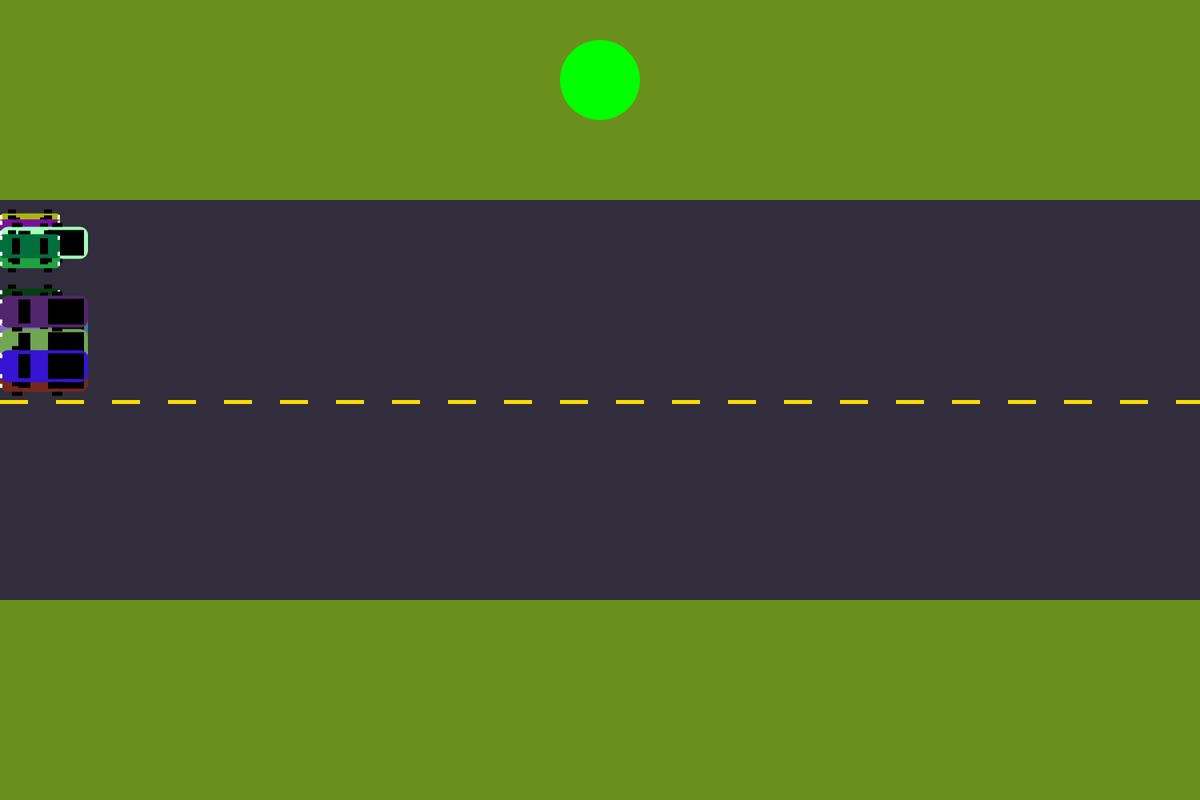
Frame 1 (no input)
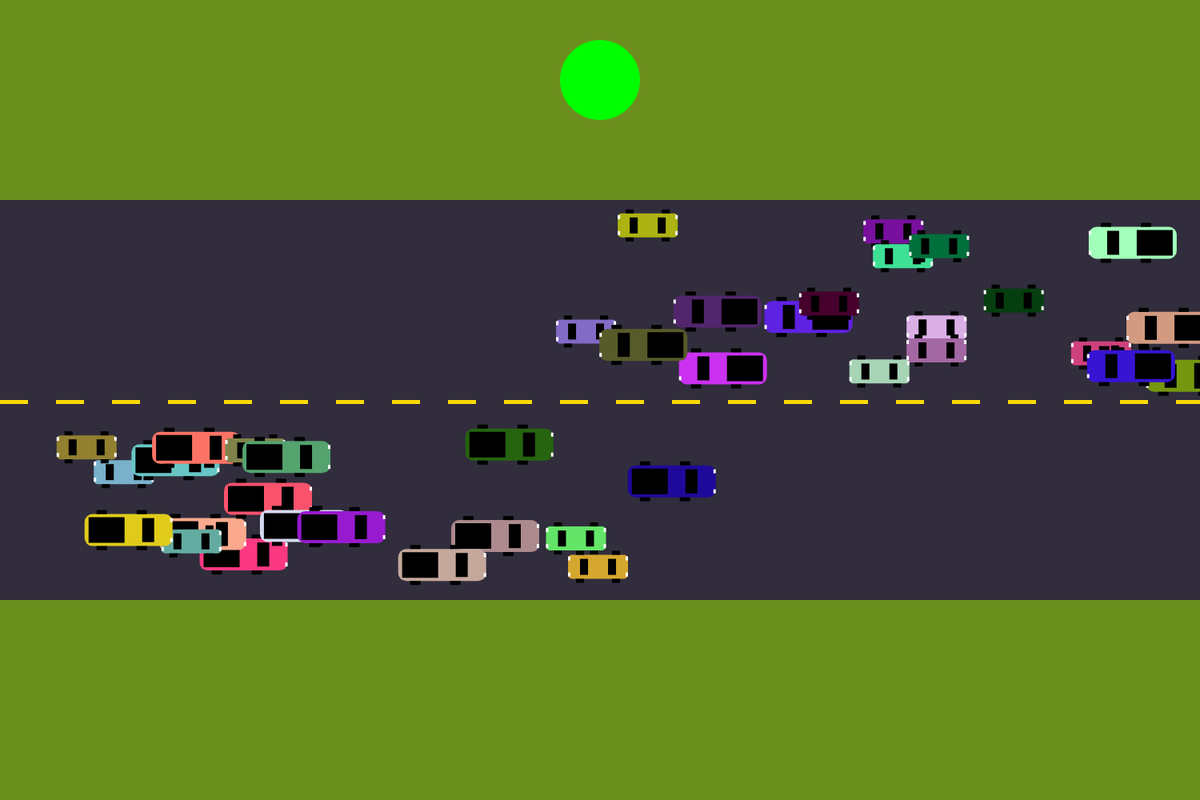
Frame 60 (no input)
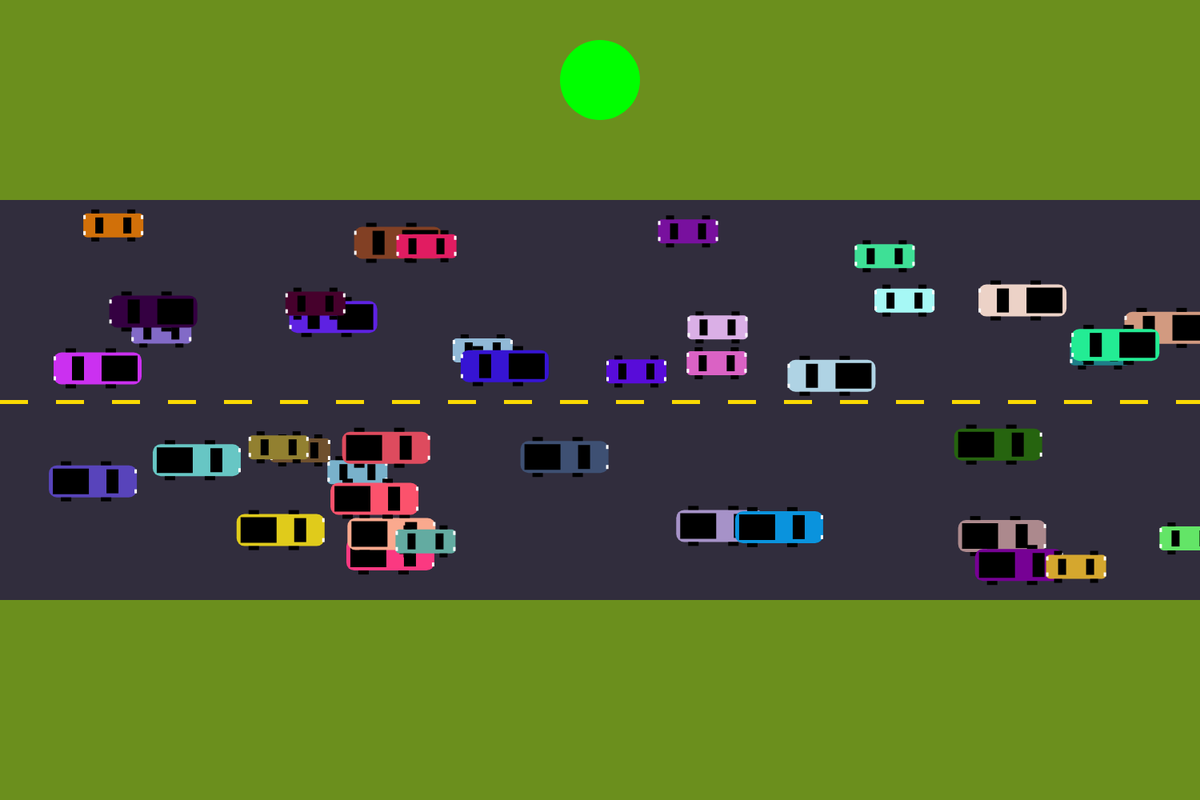
Frame 120 (the mouse pressed at the canvas centre since frame 60)

The p5.js sketch that drew these frames (run headless with seeded random() and noise() and a simulated clock; from frame 60 on, the mouse is pressed at the canvas centre):

// p5.js sketch
// ── sketch.js
// Cars Cars Cars!
// Miki Hoang
// April 1, 2026
// (INSERT EPIC DESCRIPTION HERE)

// ---------------- GLOBAL VARIABLES ----------------
let westBound = [];
let eastBound = [];
let light;
// --------------------------------------------------


function setup() {
  createCanvas(1500, 1000);
  for(let i = 0; i < 20; i++){
    westBound.push(new Vehicle(0, random(255, 450), 1));
    eastBound.push(new Vehicle(width, random(535, 700), 0));
  }
  
  light = new TrafficLight();
}


function drawRoad(){
  noStroke();
  fill("#312d3d");
  rect(0, height/4, width, height/2);

  for (let i = 0; i <= width; i+=70){ // Dashed Line
    fill("#fad902");
    rect(i, height/2, 35, 5);
  }
}


class Vehicle{
  constructor(x, y, dir){
    this.type = random([0, 1]);
    this.speed = random(0, 15);
    this.dir = dir;
    this.x = x;
    this.y = y;
    this.color = color(random(255), random(255), random(255));

  }

  move(){
    if(this.dir === 0){ // East
      this.x += this.speed;
    }
    else{
      this.x -= this.speed;
    }

    if(this.x > width + 35){
      this.x = 0;
    }

    if(this.x < -35){
      this.x = width;
    }
  }

  display(){
    if(this.type === 0){ // Draws a car design
      fill(this.color); 
      rect(this.x, this.y, 75, 30, 5); // Body

      fill("black");
      rect(this.x + 15, this.y + 5, 10, 20); // Windows
      rect(this.x + 50, this.y + 5, 10, 20);

      rect(this.x + 10, this.y - 5, 10, 5); // Wheels
      rect(this.x + 10, this.y + 30, 10, 5);
      rect(this.x + 55, this.y - 5, 10, 5);
      rect(this.x + 55, this.y + 30, 10, 5);


      fill("white"); // Lights
      rect(this.x, this.y + 2, 3, 5);
      rect(this.x, this.y + 22, 3, 5);
      rect(this.x + 72, this.y + 22, 3, 5);
      rect(this.x + 72, this.y + 2, 3, 5);
    }
    else if(this.type === 1 && this.dir === 0){ // Draws a truck design
      fill(this.color); // Replace with this.color
      rect(this.x, this.y, 110, 40, 10); // replace all 100's with this.x and this.y
      fill("black");
      rect(this.x + 72, this.y + 5, 15, 30); // Window
      rect(this.x + 5, this.y + 4, 45, 32); // Truck bed

      rect(this.x + 15, this.y - 5, 13, 5); // Wheels
      rect(this.x + 15, this.y + 40, 13, 5);
      rect(this.x + 65, this.y - 5, 13, 5);
      rect(this.x + 65, this.y + 40, 13, 5);


      fill("white");
      rect(this.x + 107, this.y + 5, 3, 5);
      rect(this.x + 107, this.y + 30, 3, 5);
    }

    else if(this.type === 1 && this.dir === 1){
      fill(this.color); // Replace with this.color
      rect(this.x, this.y, 110, 40, 10); // replace all 100's with this.x and this.y
      fill("black");
      rect(this.x + 23, this.y + 5, 15, 30); // Window
      rect(this.x + 60, this.y + 4, 45, 32); // Truck bed

      rect(this.x + 15, this.y - 5, 13, 5); // Wheels
      rect(this.x + 15, this.y + 40, 13, 5);
      rect(this.x + 65, this.y - 5, 13, 5);
      rect(this.x + 65, this.y + 40, 13, 5);


      fill("white");
      rect(this.x, this.y + 5, 3, 5);
      rect(this.x, this.y + 30, 3, 5);
    }

  }

  speedUp(){
      this.speed = random(this.speed + 1, 15);
    }

  speedDown(){
    if(this.speed > 0){
      this.speed = random(this.speed - 1, 0);
      this.speed = max(this.speed, 0);
    }
  }

  fullStop(){
    this.speed = 0;
  }

  changeColor(){
    this.color = color(random(255), random(255), random(255));
  }

  action(){
    this.display();
    this.move();

    if(random() < 0.01){
      this.speedUp();
    }

    if(random() < 0.01){
      this.speedDown();
    }

    if(random() < 0.01){
      this.changeColor();
    }

  }
}

class TrafficLight{
  constructor(){
    this.color = "lime";
    this.lightTimer = 0;
  }

  display(){
    fill(this.color);
    circle(width/2, 100, 100);
  }

  updateTimer(){
    if(this.color === "red"){
      this.lightTimer--;
      for(let n of westBound){
        n.fullStop();
      }
      for(let n of eastBound){
        n.fullStop();
    }
  }

    if(this.lightTimer === 0){
      this.color = "lime";
    }
  }

  switchColor(){
    if(this.color === "lime"){
      this.color = "red"
      this.lightTimer = 120;
    }
  }

}

function mousePressed(){
  if(mouseIsPressed){
    if(mouseButton === LEFT && keyIsDown(SHIFT)){
      eastBound.push(new Vehicle(width, random(535, 700), 0));
    }
    else if(mouseButton === LEFT){
      westBound.push(new Vehicle(0, random(255, 470), 1));
    }
  }
}

function keyPressed(){
    if(key === " "){
      light.switchColor();
    }
  }

function draw() {
  background("#6b8f1d");
  drawRoad();
  
  for(let n of westBound){
    n.action();
  }

   for(let n of eastBound){
    n.action();
  }
  
  light.updateTimer();
  light.display();
  
}
